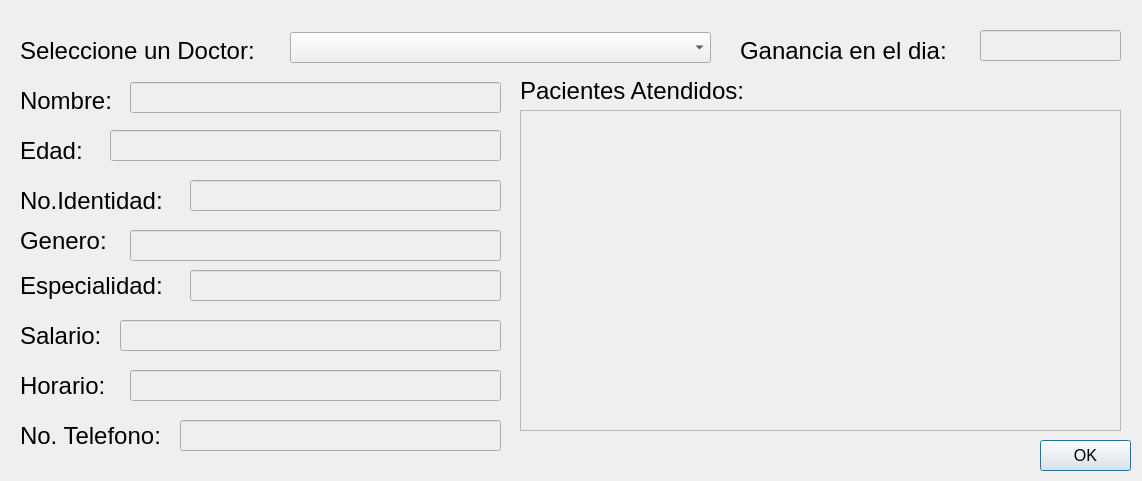
<?xml version="1.0" encoding="UTF-8"?>
<ui version="4.0">
 <class>Infdoc</class>
 <widget class="QDialog" name="Infdoc">
  <property name="geometry">
   <rect>
    <x>0</x>
    <y>0</y>
    <width>1142</width>
    <height>481</height>
   </rect>
  </property>
  <property name="windowTitle">
   <string>Informacion Doctor</string>
  </property>
  <widget class="QLineEdit" name="DocID">
   <property name="enabled">
    <bool>false</bool>
   </property>
   <property name="geometry">
    <rect>
     <x>190</x>
     <y>180</y>
     <width>311</width>
     <height>31</height>
    </rect>
   </property>
   <property name="palette">
    <palette>
     <active>
      <colorrole role="WindowText">
       <brush brushstyle="SolidPattern">
        <color alpha="255">
         <red>0</red>
         <green>0</green>
         <blue>0</blue>
        </color>
       </brush>
      </colorrole>
     </active>
     <inactive>
      <colorrole role="WindowText">
       <brush brushstyle="SolidPattern">
        <color alpha="255">
         <red>0</red>
         <green>0</green>
         <blue>0</blue>
        </color>
       </brush>
      </colorrole>
     </inactive>
     <disabled>
      <colorrole role="WindowText">
       <brush brushstyle="SolidPattern">
        <color alpha="255">
         <red>0</red>
         <green>0</green>
         <blue>0</blue>
        </color>
       </brush>
      </colorrole>
     </disabled>
    </palette>
   </property>
   <property name="font">
    <font>
     <pointsize>14</pointsize>
    </font>
   </property>
  </widget>
  <widget class="QLabel" name="label_6">
   <property name="geometry">
    <rect>
     <x>20</x>
     <y>270</y>
     <width>171</width>
     <height>31</height>
    </rect>
   </property>
   <property name="font">
    <font>
     <pointsize>18</pointsize>
    </font>
   </property>
   <property name="text">
    <string>Especialidad:</string>
   </property>
  </widget>
  <widget class="QLabel" name="label_4">
   <property name="geometry">
    <rect>
     <x>20</x>
     <y>190</y>
     <width>171</width>
     <height>21</height>
    </rect>
   </property>
   <property name="font">
    <font>
     <pointsize>18</pointsize>
    </font>
   </property>
   <property name="text">
    <string>No.Identidad:</string>
   </property>
  </widget>
  <widget class="QLabel" name="label_7">
   <property name="geometry">
    <rect>
     <x>20</x>
     <y>320</y>
     <width>101</width>
     <height>31</height>
    </rect>
   </property>
   <property name="font">
    <font>
     <pointsize>18</pointsize>
    </font>
   </property>
   <property name="text">
    <string>Salario:</string>
   </property>
  </widget>
  <widget class="QLabel" name="label_8">
   <property name="geometry">
    <rect>
     <x>20</x>
     <y>370</y>
     <width>101</width>
     <height>31</height>
    </rect>
   </property>
   <property name="font">
    <font>
     <pointsize>18</pointsize>
    </font>
   </property>
   <property name="text">
    <string>Horario:</string>
   </property>
  </widget>
  <widget class="QLineEdit" name="DocSpecialty">
   <property name="enabled">
    <bool>false</bool>
   </property>
   <property name="geometry">
    <rect>
     <x>190</x>
     <y>270</y>
     <width>311</width>
     <height>31</height>
    </rect>
   </property>
   <property name="palette">
    <palette>
     <active>
      <colorrole role="WindowText">
       <brush brushstyle="SolidPattern">
        <color alpha="255">
         <red>0</red>
         <green>0</green>
         <blue>0</blue>
        </color>
       </brush>
      </colorrole>
     </active>
     <inactive>
      <colorrole role="WindowText">
       <brush brushstyle="SolidPattern">
        <color alpha="255">
         <red>0</red>
         <green>0</green>
         <blue>0</blue>
        </color>
       </brush>
      </colorrole>
     </inactive>
     <disabled>
      <colorrole role="WindowText">
       <brush brushstyle="SolidPattern">
        <color alpha="255">
         <red>0</red>
         <green>0</green>
         <blue>0</blue>
        </color>
       </brush>
      </colorrole>
     </disabled>
    </palette>
   </property>
   <property name="font">
    <font>
     <pointsize>14</pointsize>
    </font>
   </property>
  </widget>
  <widget class="QLabel" name="label_9">
   <property name="geometry">
    <rect>
     <x>20</x>
     <y>420</y>
     <width>171</width>
     <height>31</height>
    </rect>
   </property>
   <property name="font">
    <font>
     <pointsize>18</pointsize>
    </font>
   </property>
   <property name="text">
    <string>No. Telefono:</string>
   </property>
  </widget>
  <widget class="QLabel" name="label_3">
   <property name="geometry">
    <rect>
     <x>20</x>
     <y>140</y>
     <width>101</width>
     <height>21</height>
    </rect>
   </property>
   <property name="font">
    <font>
     <pointsize>18</pointsize>
    </font>
   </property>
   <property name="text">
    <string>Edad:</string>
   </property>
  </widget>
  <widget class="QLabel" name="label_5">
   <property name="geometry">
    <rect>
     <x>20</x>
     <y>230</y>
     <width>101</width>
     <height>21</height>
    </rect>
   </property>
   <property name="font">
    <font>
     <pointsize>18</pointsize>
    </font>
   </property>
   <property name="text">
    <string>Genero:</string>
   </property>
  </widget>
  <widget class="QLineEdit" name="DocName">
   <property name="enabled">
    <bool>false</bool>
   </property>
   <property name="geometry">
    <rect>
     <x>130</x>
     <y>82</y>
     <width>371</width>
     <height>31</height>
    </rect>
   </property>
   <property name="palette">
    <palette>
     <active>
      <colorrole role="WindowText">
       <brush brushstyle="SolidPattern">
        <color alpha="255">
         <red>0</red>
         <green>0</green>
         <blue>0</blue>
        </color>
       </brush>
      </colorrole>
     </active>
     <inactive>
      <colorrole role="WindowText">
       <brush brushstyle="SolidPattern">
        <color alpha="255">
         <red>0</red>
         <green>0</green>
         <blue>0</blue>
        </color>
       </brush>
      </colorrole>
     </inactive>
     <disabled>
      <colorrole role="WindowText">
       <brush brushstyle="SolidPattern">
        <color alpha="255">
         <red>0</red>
         <green>0</green>
         <blue>0</blue>
        </color>
       </brush>
      </colorrole>
     </disabled>
    </palette>
   </property>
   <property name="font">
    <font>
     <pointsize>14</pointsize>
    </font>
   </property>
  </widget>
  <widget class="QLineEdit" name="DocSalary">
   <property name="enabled">
    <bool>false</bool>
   </property>
   <property name="geometry">
    <rect>
     <x>120</x>
     <y>320</y>
     <width>381</width>
     <height>31</height>
    </rect>
   </property>
   <property name="palette">
    <palette>
     <active>
      <colorrole role="WindowText">
       <brush brushstyle="SolidPattern">
        <color alpha="255">
         <red>0</red>
         <green>0</green>
         <blue>0</blue>
        </color>
       </brush>
      </colorrole>
     </active>
     <inactive>
      <colorrole role="WindowText">
       <brush brushstyle="SolidPattern">
        <color alpha="255">
         <red>0</red>
         <green>0</green>
         <blue>0</blue>
        </color>
       </brush>
      </colorrole>
     </inactive>
     <disabled>
      <colorrole role="WindowText">
       <brush brushstyle="SolidPattern">
        <color alpha="255">
         <red>0</red>
         <green>0</green>
         <blue>0</blue>
        </color>
       </brush>
      </colorrole>
     </disabled>
    </palette>
   </property>
   <property name="font">
    <font>
     <pointsize>14</pointsize>
    </font>
   </property>
  </widget>
  <widget class="QLabel" name="label_2">
   <property name="geometry">
    <rect>
     <x>20</x>
     <y>90</y>
     <width>101</width>
     <height>21</height>
    </rect>
   </property>
   <property name="font">
    <font>
     <pointsize>18</pointsize>
    </font>
   </property>
   <property name="text">
    <string>Nombre:</string>
   </property>
  </widget>
  <widget class="QLineEdit" name="DocPhone">
   <property name="enabled">
    <bool>false</bool>
   </property>
   <property name="geometry">
    <rect>
     <x>180</x>
     <y>420</y>
     <width>321</width>
     <height>31</height>
    </rect>
   </property>
   <property name="palette">
    <palette>
     <active>
      <colorrole role="WindowText">
       <brush brushstyle="SolidPattern">
        <color alpha="255">
         <red>0</red>
         <green>0</green>
         <blue>0</blue>
        </color>
       </brush>
      </colorrole>
     </active>
     <inactive>
      <colorrole role="WindowText">
       <brush brushstyle="SolidPattern">
        <color alpha="255">
         <red>0</red>
         <green>0</green>
         <blue>0</blue>
        </color>
       </brush>
      </colorrole>
     </inactive>
     <disabled>
      <colorrole role="WindowText">
       <brush brushstyle="SolidPattern">
        <color alpha="255">
         <red>0</red>
         <green>0</green>
         <blue>0</blue>
        </color>
       </brush>
      </colorrole>
     </disabled>
    </palette>
   </property>
   <property name="font">
    <font>
     <pointsize>14</pointsize>
    </font>
   </property>
  </widget>
  <widget class="QLabel" name="label_10">
   <property name="geometry">
    <rect>
     <x>20</x>
     <y>40</y>
     <width>271</width>
     <height>21</height>
    </rect>
   </property>
   <property name="font">
    <font>
     <pointsize>18</pointsize>
    </font>
   </property>
   <property name="text">
    <string>Seleccione un Doctor:</string>
   </property>
  </widget>
  <widget class="QComboBox" name="ListDoc">
   <property name="geometry">
    <rect>
     <x>290</x>
     <y>32</y>
     <width>421</width>
     <height>31</height>
    </rect>
   </property>
   <property name="editable">
    <bool>false</bool>
   </property>
  </widget>
  <widget class="QLineEdit" name="DocAge">
   <property name="enabled">
    <bool>false</bool>
   </property>
   <property name="geometry">
    <rect>
     <x>110</x>
     <y>130</y>
     <width>391</width>
     <height>31</height>
    </rect>
   </property>
   <property name="palette">
    <palette>
     <active>
      <colorrole role="WindowText">
       <brush brushstyle="SolidPattern">
        <color alpha="255">
         <red>0</red>
         <green>0</green>
         <blue>0</blue>
        </color>
       </brush>
      </colorrole>
     </active>
     <inactive>
      <colorrole role="WindowText">
       <brush brushstyle="SolidPattern">
        <color alpha="255">
         <red>0</red>
         <green>0</green>
         <blue>0</blue>
        </color>
       </brush>
      </colorrole>
     </inactive>
     <disabled>
      <colorrole role="WindowText">
       <brush brushstyle="SolidPattern">
        <color alpha="255">
         <red>0</red>
         <green>0</green>
         <blue>0</blue>
        </color>
       </brush>
      </colorrole>
     </disabled>
    </palette>
   </property>
   <property name="font">
    <font>
     <pointsize>14</pointsize>
    </font>
   </property>
  </widget>
  <widget class="QLineEdit" name="DocGender">
   <property name="enabled">
    <bool>false</bool>
   </property>
   <property name="geometry">
    <rect>
     <x>130</x>
     <y>230</y>
     <width>371</width>
     <height>31</height>
    </rect>
   </property>
   <property name="palette">
    <palette>
     <active>
      <colorrole role="WindowText">
       <brush brushstyle="SolidPattern">
        <color alpha="255">
         <red>0</red>
         <green>0</green>
         <blue>0</blue>
        </color>
       </brush>
      </colorrole>
     </active>
     <inactive>
      <colorrole role="WindowText">
       <brush brushstyle="SolidPattern">
        <color alpha="255">
         <red>0</red>
         <green>0</green>
         <blue>0</blue>
        </color>
       </brush>
      </colorrole>
     </inactive>
     <disabled>
      <colorrole role="WindowText">
       <brush brushstyle="SolidPattern">
        <color alpha="255">
         <red>0</red>
         <green>0</green>
         <blue>0</blue>
        </color>
       </brush>
      </colorrole>
     </disabled>
    </palette>
   </property>
   <property name="font">
    <font>
     <pointsize>14</pointsize>
    </font>
   </property>
  </widget>
  <widget class="QLineEdit" name="DocSchedule">
   <property name="enabled">
    <bool>false</bool>
   </property>
   <property name="geometry">
    <rect>
     <x>130</x>
     <y>370</y>
     <width>371</width>
     <height>31</height>
    </rect>
   </property>
   <property name="palette">
    <palette>
     <active>
      <colorrole role="WindowText">
       <brush brushstyle="SolidPattern">
        <color alpha="255">
         <red>0</red>
         <green>0</green>
         <blue>0</blue>
        </color>
       </brush>
      </colorrole>
     </active>
     <inactive>
      <colorrole role="WindowText">
       <brush brushstyle="SolidPattern">
        <color alpha="255">
         <red>0</red>
         <green>0</green>
         <blue>0</blue>
        </color>
       </brush>
      </colorrole>
     </inactive>
     <disabled>
      <colorrole role="WindowText">
       <brush brushstyle="SolidPattern">
        <color alpha="255">
         <red>0</red>
         <green>0</green>
         <blue>0</blue>
        </color>
       </brush>
      </colorrole>
     </disabled>
    </palette>
   </property>
   <property name="font">
    <font>
     <pointsize>14</pointsize>
    </font>
   </property>
  </widget>
  <widget class="QLabel" name="label_11">
   <property name="geometry">
    <rect>
     <x>520</x>
     <y>80</y>
     <width>261</width>
     <height>21</height>
    </rect>
   </property>
   <property name="font">
    <font>
     <pointsize>18</pointsize>
    </font>
   </property>
   <property name="text">
    <string>Pacientes Atendidos:</string>
   </property>
  </widget>
  <widget class="QLabel" name="label_12">
   <property name="geometry">
    <rect>
     <x>740</x>
     <y>40</y>
     <width>241</width>
     <height>21</height>
    </rect>
   </property>
   <property name="font">
    <font>
     <pointsize>18</pointsize>
    </font>
   </property>
   <property name="text">
    <string>Ganancia en el dia:</string>
   </property>
  </widget>
  <widget class="QLineEdit" name="gananciaDoc">
   <property name="enabled">
    <bool>false</bool>
   </property>
   <property name="geometry">
    <rect>
     <x>980</x>
     <y>30</y>
     <width>141</width>
     <height>31</height>
    </rect>
   </property>
   <property name="palette">
    <palette>
     <active>
      <colorrole role="WindowText">
       <brush brushstyle="SolidPattern">
        <color alpha="255">
         <red>0</red>
         <green>0</green>
         <blue>0</blue>
        </color>
       </brush>
      </colorrole>
     </active>
     <inactive>
      <colorrole role="WindowText">
       <brush brushstyle="SolidPattern">
        <color alpha="255">
         <red>0</red>
         <green>0</green>
         <blue>0</blue>
        </color>
       </brush>
      </colorrole>
     </inactive>
     <disabled>
      <colorrole role="WindowText">
       <brush brushstyle="SolidPattern">
        <color alpha="255">
         <red>0</red>
         <green>0</green>
         <blue>0</blue>
        </color>
       </brush>
      </colorrole>
     </disabled>
    </palette>
   </property>
   <property name="font">
    <font>
     <pointsize>14</pointsize>
    </font>
   </property>
  </widget>
  <widget class="QPushButton" name="OKDoc">
   <property name="geometry">
    <rect>
     <x>1040</x>
     <y>440</y>
     <width>91</width>
     <height>31</height>
    </rect>
   </property>
   <property name="font">
    <font>
     <pointsize>12</pointsize>
    </font>
   </property>
   <property name="text">
    <string>OK</string>
   </property>
  </widget>
  <widget class="QListWidget" name="listPatients">
   <property name="enabled">
    <bool>false</bool>
   </property>
   <property name="geometry">
    <rect>
     <x>520</x>
     <y>110</y>
     <width>601</width>
     <height>321</height>
    </rect>
   </property>
   <property name="palette">
    <palette>
     <active>
      <colorrole role="WindowText">
       <brush brushstyle="SolidPattern">
        <color alpha="255">
         <red>0</red>
         <green>0</green>
         <blue>0</blue>
        </color>
       </brush>
      </colorrole>
     </active>
     <inactive>
      <colorrole role="WindowText">
       <brush brushstyle="SolidPattern">
        <color alpha="255">
         <red>0</red>
         <green>0</green>
         <blue>0</blue>
        </color>
       </brush>
      </colorrole>
     </inactive>
     <disabled>
      <colorrole role="WindowText">
       <brush brushstyle="SolidPattern">
        <color alpha="255">
         <red>0</red>
         <green>0</green>
         <blue>0</blue>
        </color>
       </brush>
      </colorrole>
     </disabled>
    </palette>
   </property>
  </widget>
 </widget>
 <resources/>
 <connections/>
</ui>
